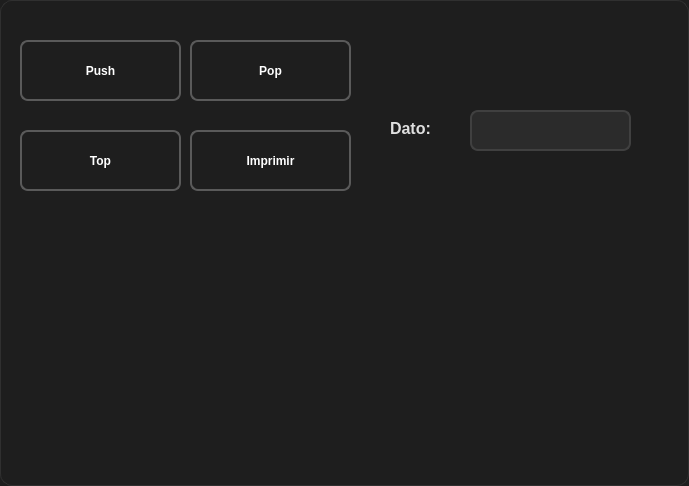
<?xml version="1.0" encoding="UTF-8"?>
<ui version="4.0">
 <class>DialogoPila</class>
 <widget class="QDialog" name="DialogoPila">
  <property name="geometry">
   <rect>
    <x>0</x>
    <y>0</y>
    <width>689</width>
    <height>486</height>
   </rect>
  </property>
  <property name="windowTitle">
   <string>Dialog</string>
  </property>
  <property name="styleSheet">
   <string notr="true">/* =========================
   VENTANA PRINCIPAL
   ========================= */
QDialog {
    background-color: #1e1e1e;
    border: 1px solid #303030;
    border-radius: 12px;
    font-family: &quot;Segoe UI&quot;;
    color: #f0f0f0;
}

/* =========================
   ETIQUETAS
   ========================= */
QLabel {
    color: #e0e0e0;
    font-weight: 500;
    background: transparent;
}

/* =========================
   CAJAS DE TEXTO
   ========================= */
QLineEdit {
    background-color: #2b2b2b;
    color: #ffffff;
    border: 2px solid #404040;
    border-radius: 8px;
    padding: 8px;
    selection-background-color: #3d8bfd;
}

QLineEdit:focus {
    border: 2px solid #3d8bfd;
    background-color: #333333;
}

QLineEdit:disabled {
    background-color: #252525;
    color: #808080;
}

/* =========================
   BOTONES
   ========================= */
QPushButton {
    background-color: transparent;
    color: white;
    border: 2px solid #5a5a5a;
    border-radius: 8px;
    padding: 8px 14px;
    font-weight: bold;
}

QPushButton:hover {
    background-color: #333333;
}

QPushButton:pressed {
    background-color: #252525;
}
/* =========================
   TOOLTIP
   ========================= */
QToolTip {
    background-color: #2b2b2b;
    color: white;
    border: 1px solid #3d8bfd;
    padding: 5px;
}</string>
  </property>
  <widget class="QLabel" name="label">
   <property name="geometry">
    <rect>
     <x>390</x>
     <y>120</y>
     <width>55</width>
     <height>16</height>
    </rect>
   </property>
   <property name="font">
    <font>
     <pointsize>12</pointsize>
     <weight>62</weight>
     <bold>true</bold>
    </font>
   </property>
   <property name="text">
    <string>Dato:</string>
   </property>
  </widget>
  <widget class="QLabel" name="lbl_pila">
   <property name="geometry">
    <rect>
     <x>30</x>
     <y>320</y>
     <width>631</width>
     <height>81</height>
    </rect>
   </property>
   <property name="font">
    <font>
     <pointsize>10</pointsize>
     <weight>62</weight>
     <bold>true</bold>
    </font>
   </property>
   <property name="text">
    <string/>
   </property>
   <property name="alignment">
    <set>Qt::AlignCenter</set>
   </property>
  </widget>
  <widget class="QLineEdit" name="txt_dato">
   <property name="geometry">
    <rect>
     <x>470</x>
     <y>110</y>
     <width>161</width>
     <height>41</height>
    </rect>
   </property>
   <property name="font">
    <font>
     <pointsize>10</pointsize>
     <weight>75</weight>
     <bold>true</bold>
    </font>
   </property>
  </widget>
  <widget class="QPushButton" name="btn_push">
   <property name="geometry">
    <rect>
     <x>20</x>
     <y>40</y>
     <width>161</width>
     <height>61</height>
    </rect>
   </property>
   <property name="font">
    <font>
     <pointsize>9</pointsize>
     <weight>75</weight>
     <bold>true</bold>
    </font>
   </property>
   <property name="text">
    <string>Push</string>
   </property>
  </widget>
  <widget class="QPushButton" name="btn_top">
   <property name="geometry">
    <rect>
     <x>20</x>
     <y>130</y>
     <width>161</width>
     <height>61</height>
    </rect>
   </property>
   <property name="font">
    <font>
     <pointsize>9</pointsize>
     <weight>75</weight>
     <bold>true</bold>
    </font>
   </property>
   <property name="text">
    <string>Top</string>
   </property>
  </widget>
  <widget class="QPushButton" name="btn_imprimir">
   <property name="geometry">
    <rect>
     <x>190</x>
     <y>130</y>
     <width>161</width>
     <height>61</height>
    </rect>
   </property>
   <property name="font">
    <font>
     <pointsize>9</pointsize>
     <weight>75</weight>
     <bold>true</bold>
    </font>
   </property>
   <property name="text">
    <string>Imprimir</string>
   </property>
  </widget>
  <widget class="QPushButton" name="btn_pop">
   <property name="geometry">
    <rect>
     <x>190</x>
     <y>40</y>
     <width>161</width>
     <height>61</height>
    </rect>
   </property>
   <property name="font">
    <font>
     <pointsize>9</pointsize>
     <weight>75</weight>
     <bold>true</bold>
    </font>
   </property>
   <property name="text">
    <string>Pop</string>
   </property>
  </widget>
 </widget>
 <resources/>
 <connections/>
</ui>
